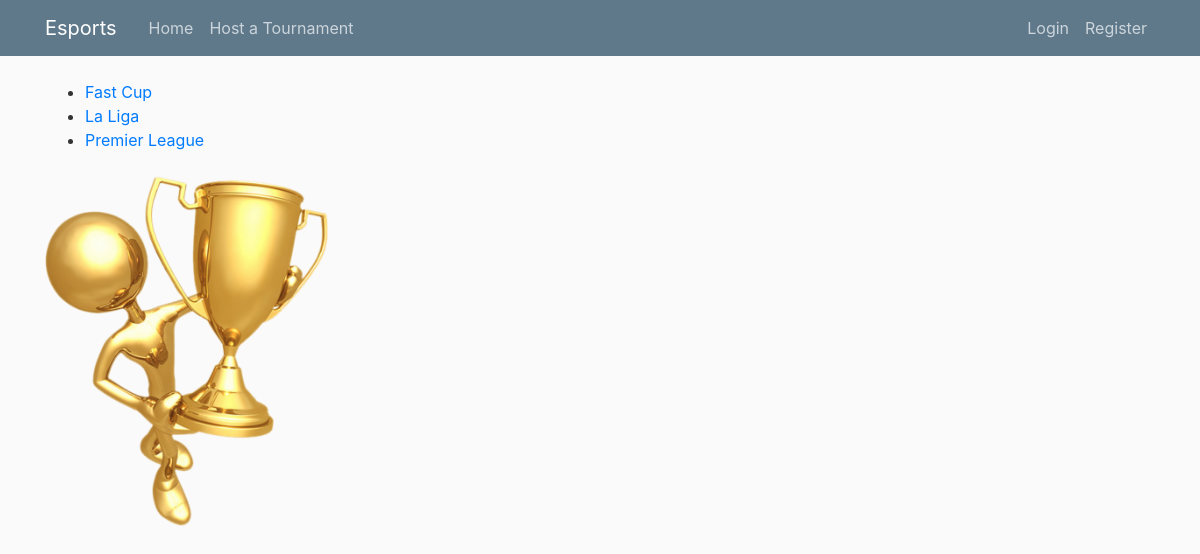
/, run on an earlier commit of the app's database.
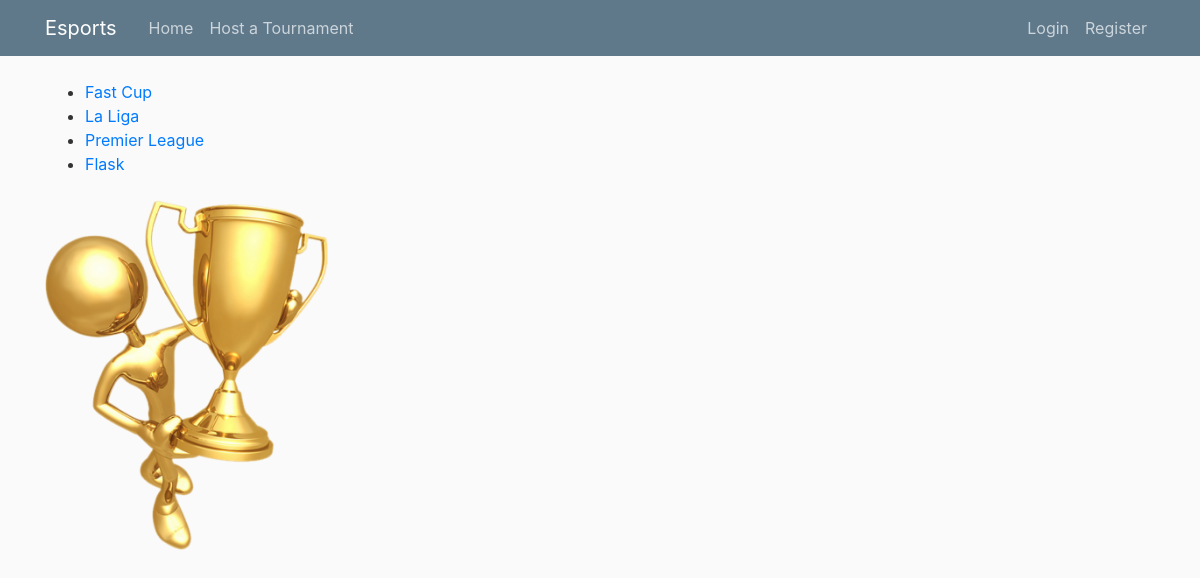
And on a later commit of the database.
### tournament/models.py (models this page shows, shortened)
class Contest(models.Model):
    name = models.CharField(max_length=250, unique=True)
    slug = models.SlugField(unique=True)
    player1 = models.CharField(max_length=250, default='', unique=True)
    player2 = models.CharField(max_length=250, default='', unique=True)
    player3 = models.CharField(max_length=250, default='', unique=True)
    player4 = models.CharField(max_length=250, default='', unique=True)
    player5 = models.CharField(max_length=250, default='', unique=True)
    player6 = models.CharField(max_length=250, default='', unique=True)
    player7 = models.CharField(max_length=250, default='', unique=True)
    player8 = models.CharField(max_length=250, default='', unique=True)

### tournament/views.py (the view)
# urls.py: 2. Add a URL to urlpatterns:  path('', views.home, name='home')
def home(request):
    contest_list = Contest.objects.all()
    context_dict = {}
    context_dict['contests'] = contest_list
    return render(request, 'tournament/home.html', context_dict)

### tournament/templates/tournament/home.html
{% extends "tournament/base.html" %}
{% block content %}
{% load static %}
     <div>
     {% if contests %}
        <ul>
            {% for contest in contests %}
            <li><a href="/tournament/contest/{{ contest.slug }}/">{{ contest.name }}</a></li>
            {% endfor %}
        </ul>
     {% else %}
         <strong>There are no contests present.</strong>
     {% endif %}
     </div>
    <br>
     <div>
         <p><img src="{% static 'tournament/images/png.png' %}"  height="350"/></p>
     </div>
{% endblock content %}

What changed in the data, as far as the page shows it:
added Contest: name "Flask"
